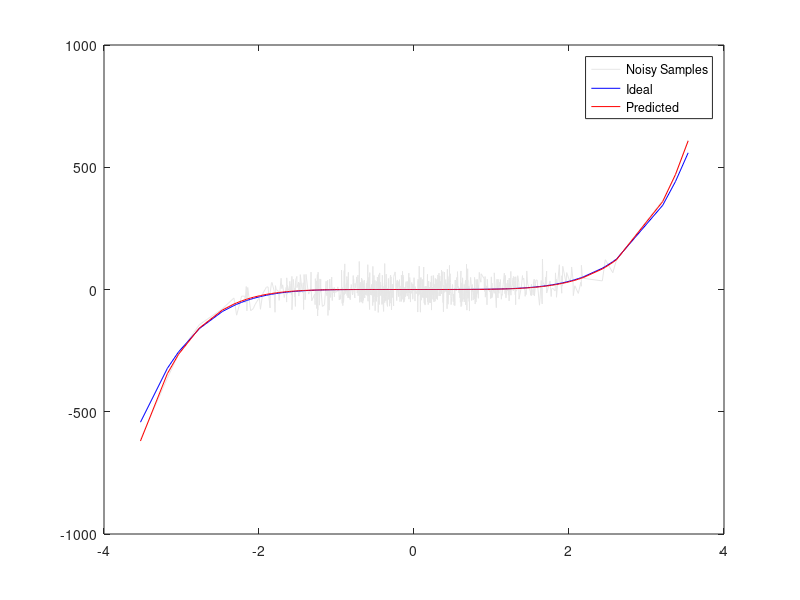

MATLAB code for this plot:
%% 
clc
clear
close all
xs = normrnd(0, 1, 1000, 1);
xs= sort(xs);
system_order = 6;
a = [0;0;0.4;0;0;1];

X = ones(size(xs, 1),1);
for i = 1:system_order-1
    X = [X xs.^i];
end

y0 = X*a;
y = awgn(y0, 0.1, 'measured');
% y = y0;
mse2 = @(x, x2) mean((x-x2).^2);
plot(xs, y);


%%
clc
format long g
% j = 0
new_order = 8;

X_dat = ones(size(xs, 1), new_order);
for i = 1:new_order-1
    X_dat(:,i) = xs.^i;
end

%
a_j = zeros(new_order, 1);
lambda_j = max(abs(X_dat'*y));
fprintf('lambda_0:%.2f\n', lambda_j)
% Active elements contains same value as its index o/w zero
S_j = zeros(1, new_order); 

% FIND OUT THE FIRST ACTIVE ELEMENT
c_j = -X_dat'*y;
[m, l_1] = max(abs(c_j));

S_j(l_1) = l_1; % Add the new active element

% Find direction
% Find next breakpoint
% Update S_j, lambda_j
% Update a_j

% disp('------------------------------------')
toBreak = false;
iters = 4;
for j = 1:iters
%     S_j
%     c_j
    active_loci = (1:new_order == S_j);
    active_loci_c = (1:new_order ~= S_j);

    f_1 = X_dat(:, active_loci)'*X_dat(:, active_loci);
    d_j = zeros(new_order, 1);
    d_j(active_loci,1) = -f_1\sign(c_j(active_loci, 1));
    gm = zeros(new_order, 1);
    
    f_2 = X_dat'*X_dat*d_j;
    
    for l = 1:new_order
        if S_j(l) == l && j > 1
            % In active set
            v = -a_j(l, 1)/d_j(l, 1);
            if v <= 0
                v = Inf;
            end
        else
            % Not in active set
            
            v1 = ((lambda_j - c_j(l, 1))/(1 + f_2(l, 1)));
            v2 = ((lambda_j + c_j(l, 1))/(1 - f_2(l, 1)));
            if v1 < 0
                v1 = Inf;
            end
            if v2 < 0
                v2 = Inf;
            end
                
            v = min(v1, v2);
        end
        gm(l,1) = v;
    end
    [gm_j, new_i] = min(gm);
%     gm
%     fprintf('\ngm_j:%.2f, new_i:%.2f\n', gm_j, new_i);

    % Update S_j
    if S_j(new_i) > 0
%         disp({'Removing', new_i})
        S_j(new_i) = 0; % Remove element
    else
%         disp({'Adding', new_i})
        S_j(new_i) = new_i; % Add element
    end
        
    if gm_j > lambda_j
        disp({'BURN'})
        gm_j = lambda_j;
        toBreak = true;
    end
    % Update a_j
    a_j = a_j + gm_j*d_j;

    % Update c_j
    c_j = X_dat'*(X_dat*a_j - y);
    % Update lambda_j now (always at last), uses new a_j
    lambda_j_old = lambda_j;
    lambda_j = max(abs(c_j));

    fprintf('lambda_j:%.2f vs calculated:%.2f\n----------------------\n'...
        , lambda_j, lambda_j_old - gm_j)
%     if floor(lambda_j) ~= floor(lambda_j_old - gm_j)
%         disp('WHOA')
% %         break
%     end
    if toBreak
        break
    end
end

% c_j

figure(1)
clf
a_j
plot(xs, y, 'Color', [0.9,0.9,0.9]);
hold on;
plot(xs, y0,'blue');
y_approx = X_dat*a_j;
plot(xs, y_approx, 'red');

hold off;
legend('Noisy Samples', 'Ideal', 'Predicted');




